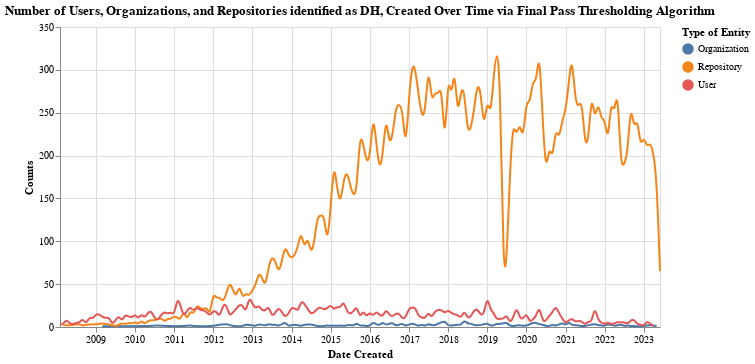

The code cell stored with this chart in its notebook:
### Code cell
finalpass_chart

### Figure 1 — Vega-Lite specification as saved in the notebook (floating-point values rounded to 4 significant figures; data arrays with more than 128 entries replaced by an {"elided": "..."} marker saying what was removed)
{"$schema": "https://vega.github.io/schema/vega-lite/v5.6.1.json", "config": {"view": {"continuousHeight": 300, "continuousWidth": 300}}, "data": {"name": "data-899440e6e96838356f62ba3154f1f7f3"}, "datasets": {"data-899440e6e96838356f62ba3154f1f7f3": {"elided": "494 records"}}, "height": 300, "layer": [{"encoding": {"color": {"field": "data_type", "title": "Type of Entity", "type": "nominal"}, "x": {"axis": {"format": "%Y"}, "field": "date", "title": "Date Created", "type": "temporal"}, "y": {"field": "counts", "title": "Counts", "type": "quantitative"}}, "mark": {"interpolate": "basis", "type": "line"}}, {"encoding": {"opacity": {"value": 0}, "x": {"field": "date", "type": "temporal"}}, "mark": {"type": "point"}, "name": "view_6"}, {"encoding": {"color": {"field": "data_type", "title": "Type of Entity", "type": "nominal"}, "opacity": {"condition": {"empty": false, "param": "param_6", "value": 1}, "value": 0}, "x": {"axis": {"format": "%Y"}, "field": "date", "title": "Date Created", "type": "temporal"}, "y": {"field": "counts", "title": "Counts", "type": "quantitative"}}, "mark": {"type": "point"}}, {"encoding": {"x": {"field": "date", "type": "temporal"}}, "mark": {"color": "gray", "type": "rule"}, "transform": [{"filter": {"empty": false, "param": "param_6"}}]}, {"encoding": {"color": {"field": "data_type", "title": "Type of Entity", "type": "nominal"}, "text": {"condition": {"empty": false, "field": "counts", "param": "param_6"}, "value": " "}, "x": {"axis": {"format": "%Y"}, "field": "date", "title": "Date Created", "type": "temporal"}, "y": {"field": "counts", "title": "Counts", "type": "quantitative"}}, "mark": {"align": "left", "dx": 5, "dy": -5, "type": "text"}}], "params": [{"name": "param_6", "select": {"encodings": ["x"], "nearest": true, "on": "mouseover", "type": "point"}, "views": ["view_6"]}], "title": "Number of Users, Organizations, and Repositories identified as DH, Created Over Time via Final Pass Thresholding Algorithm", "width": 600}
